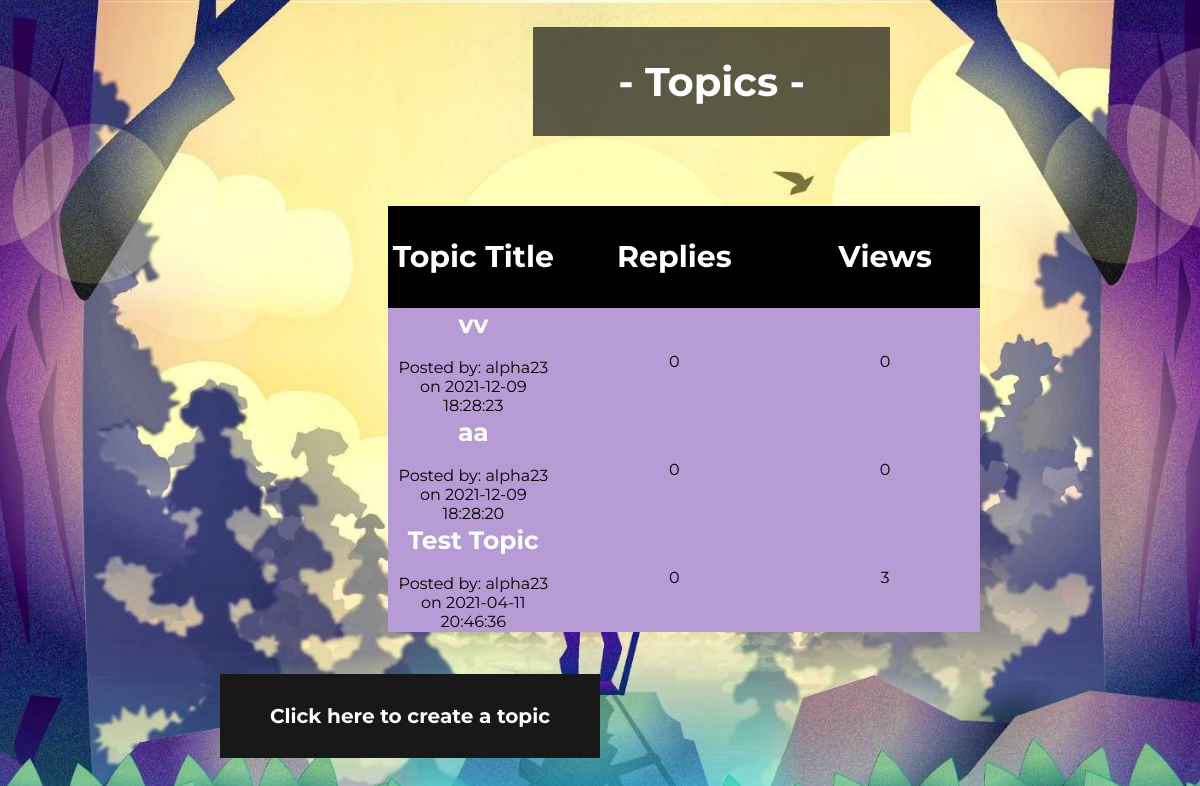
Page /Forum/view_category.php?cid=2 on the committed database.
### tables this page shows
CREATE TABLE `topic` (
  `id` int(11) NOT NULL,
  `category_id` tinyint(4) NOT NULL,
  `topic_title` varchar(150) NOT NULL,
  `topic_creator` varchar(20) NOT NULL,
  `topic_last_user` varchar(20) NOT NULL,
  `topic_date` datetime NOT NULL,
  `topic_reply_date` datetime NOT NULL,
  `topic_views` int(11) NOT NULL DEFAULT 0,
  `topic_replies` int(11) NOT NULL
);

### Forum/view_category.php (the view, shortened to what this page needs)
<!DOCTYPE html>
<html lang="en">
   <head>
      <link rel="stylesheet" href="style.css">
   </head>
   <body>
      <header>
          <h1 id="title">- Topics -</h1>
         <div id="content">
            <?php
               require 'db.inc.php';
               $cid=$_GET['cid'];
               $sql="SELECT id FROM categories WHERE id='".$cid."'LIMIT 1";
               $res=mysqli_query($conn,$sql) or mysqli_connect_error();
               if(mysqli_num_rows($res)==1){
                  $sql2="SELECT * FROM topic WHERE category_id='".$cid."'ORDER BY topic_reply_date DESC";
                  $res2=mysqli_query($conn,$sql2) or mysqli_connect_error();
                   if(mysqli_num_rows($res2)>0){
                       $topics = "<table width='50%' style='border-collapse:collapse;'>";
                       $topics .="<tr id='titlerow'><td width='65'>Topic Title</td><td width='65' align='center'>Replies</td><td width='65' align='.center'>Views</td></tr>";
                       while($row=mysqli_fetch_assoc($res2)){
                           $tid=$row['id'];
                           $title=$row['topic_title'];
                           $views=$row['topic_views'];
                           $date=$row['topic_date'];
                           $creator=$row['topic_creator'];
                           $topics .= "<tr id='tablerow'><td><a id='titlerow1'href='view_topic.php?cid=".$cid."&tid=".$tid."'>".$title."</a><br/><br/><span class='post_info'>Posted by: ".$creator." on ".$date."</span></td><td align='center'>0</td><td align='center'>".$views."</td></tr>";
                       }
                       $topics.="</table>";
                       echo $topics;
                   }else{
                       echo"<p id='error'>There are no topics yet</p>";
                   }
               }
               else{
                  echo"<a href='Forum.php'>Return to Forum Index</a>";
               }
               ?>
         </div>
          <div>
          <h1>
             <?php echo"<br><a id='create' href='create_topic.php?cid=".$cid."'>Click here to create a topic</a>";?></h1></div>
      </header>
   </body>
</html>

### Forum/view_category.php (style rules this page uses)
body { font-family: 'Montserrat', sans-serif; overflow-x: hidden; background-position: center; background-image:url(bg.jpg); background-repeat: no-repeat; background-size:cover; text-align: center; justify-content: center; background-attachment: fixed; }
#titlerow { background-color: black; }
#titlerow td { color:white; height: 100px; font-size: 30px; font-weight: bold; margin-left: 20px; }
table { margin-left: 380px; }
#tablerow { background-color: #b69bd5; height:100px; }
#titlerow1 { color:white; text-decoration: none; font-size:25px; font-weight: bold; }
#create { background-color: rgba(24,24, 24, 1); padding: 30px 50px 30px 50px; width:20%; font-size:20px; text-decoration: none; margin-left:-380px; margin-bottom:30px; color:white; margin-top:30px; }
#title { color:white; font-size:40px; background-color: rgba(24,24, 24, 0.7); padding: 30px 1px 30px 1px; width:30%; margin-left: 525px; margin-bottom:70px; }

### rows in the picture
topic: topic_title "vv", topic_creator "alpha23", topic_date "2021-12-09 18:28:23", topic_views "0"
topic: topic_title "aa", topic_creator "alpha23", topic_date "2021-12-09 18:28:20", topic_views "0"
topic: topic_title "Test Topic", topic_creator "alpha23", topic_date "2021-04-11 20:46:36", topic_views "3"
